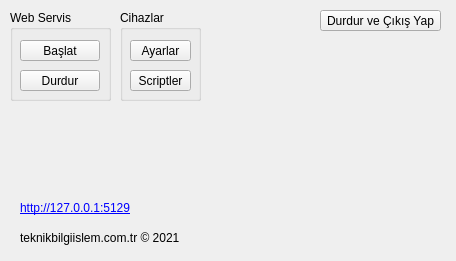
<?xml version="1.0" encoding="UTF-8"?>
<ui version="4.0">
 <class>MainWindow</class>
 <widget class="QMainWindow" name="MainWindow">
  <property name="geometry">
   <rect>
    <x>0</x>
    <y>0</y>
    <width>456</width>
    <height>261</height>
   </rect>
  </property>
  <property name="windowTitle">
   <string>TBI Serial Agent API Server</string>
  </property>
  <widget class="QWidget" name="centralWidget">
   <widget class="QLabel" name="lbl_ws_url">
    <property name="geometry">
     <rect>
      <x>20</x>
      <y>200</y>
      <width>131</width>
      <height>16</height>
     </rect>
    </property>
    <property name="autoFillBackground">
     <bool>false</bool>
    </property>
    <property name="text">
     <string>&lt;a href='http://127.0.0.1:5129'&gt;http://127.0.0.1:5129&lt;/a&gt;</string>
    </property>
    <property name="openExternalLinks">
     <bool>true</bool>
    </property>
   </widget>
   <widget class="QLabel" name="lbl_ws_url_2">
    <property name="geometry">
     <rect>
      <x>20</x>
      <y>230</y>
      <width>211</width>
      <height>16</height>
     </rect>
    </property>
    <property name="autoFillBackground">
     <bool>false</bool>
    </property>
    <property name="text">
     <string>&lt;html&gt;&lt;head/&gt;&lt;body&gt;&lt;p&gt;teknikbilgiislem.com.tr © 2021&lt;/p&gt;&lt;/body&gt;&lt;/html&gt;</string>
    </property>
    <property name="openExternalLinks">
     <bool>true</bool>
    </property>
   </widget>
   <widget class="QPushButton" name="btn_exit">
    <property name="geometry">
     <rect>
      <x>320</x>
      <y>10</y>
      <width>121</width>
      <height>21</height>
     </rect>
    </property>
    <property name="text">
     <string>Durdur ve Çıkış Yap</string>
    </property>
   </widget>
   <widget class="QGroupBox" name="groupBox">
    <property name="geometry">
     <rect>
      <x>10</x>
      <y>10</y>
      <width>101</width>
      <height>91</height>
     </rect>
    </property>
    <property name="title">
     <string>Web Servis</string>
    </property>
    <widget class="QPushButton" name="btn_stopserver">
     <property name="geometry">
      <rect>
       <x>10</x>
       <y>60</y>
       <width>80</width>
       <height>21</height>
      </rect>
     </property>
     <property name="text">
      <string>Durdur</string>
     </property>
    </widget>
    <widget class="QPushButton" name="btn_startserver">
     <property name="geometry">
      <rect>
       <x>10</x>
       <y>30</y>
       <width>80</width>
       <height>21</height>
      </rect>
     </property>
     <property name="text">
      <string>Başlat</string>
     </property>
    </widget>
   </widget>
   <widget class="QGroupBox" name="groupBox_2">
    <property name="geometry">
     <rect>
      <x>120</x>
      <y>10</y>
      <width>81</width>
      <height>91</height>
     </rect>
    </property>
    <property name="title">
     <string>Cihazlar</string>
    </property>
    <widget class="QPushButton" name="btn_settings">
     <property name="geometry">
      <rect>
       <x>10</x>
       <y>30</y>
       <width>61</width>
       <height>21</height>
      </rect>
     </property>
     <property name="text">
      <string>Ayarlar</string>
     </property>
    </widget>
    <widget class="QPushButton" name="btn_scripts">
     <property name="geometry">
      <rect>
       <x>10</x>
       <y>60</y>
       <width>61</width>
       <height>21</height>
      </rect>
     </property>
     <property name="text">
      <string>Scriptler</string>
     </property>
    </widget>
   </widget>
  </widget>
 </widget>
 <layoutdefault spacing="6" margin="11"/>
 <resources/>
 <connections/>
</ui>
